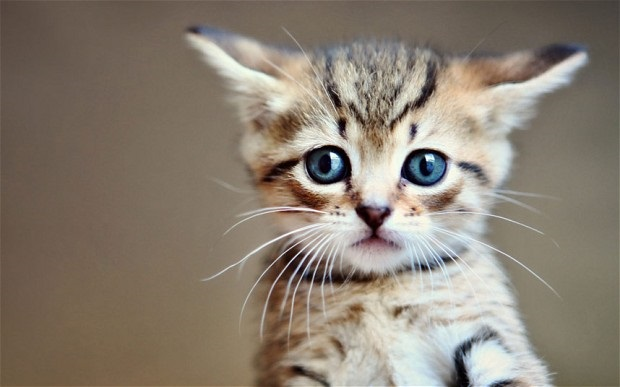
#> input picture Carrier.jpg, 620 x 387 px
$ python LowFrequencyTest.py
#> lines starting #> are read from the running program, lines starting #| are printed output that depends on the picture
import cv2
import numpy as np

amplitude = 10
omega = 255

img = cv2.imread('./Carrier.jpg')
#> img is the input picture: shape (387, 620, 3); mean B, G, R 114.2, 127.2, 137.7

sizeX = img.shape[1]
#> sizeX = 620
sizeY = img.shape[0]
#> sizeY = 387

x = np.sin([i*i for i in range(sizeX)])
x = list(np.uint8(((x*omega + 1.0)/2.0)*amplitude))
#x = list(np.uint8(((x + 1.0)/2.0)*255))

mask = np.array([[[i,i,i] for i in x] for _ in range(sizeY)])

#cv2.imshow('mask',mask)

img = cv2.add(img,mask)
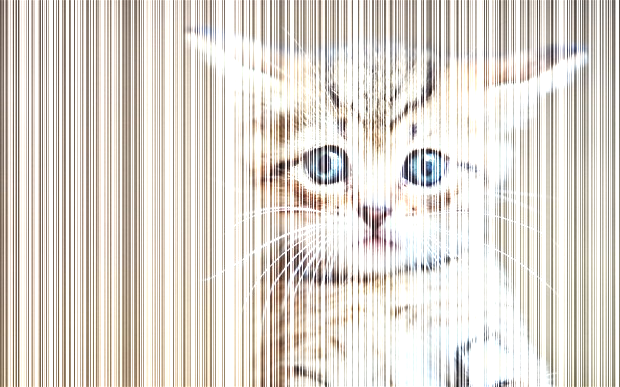
#> img: shape (387, 620, 3); mean B, G, R 209.2, 216.3, 222.1

cv2.imshow('img',img)

$ run again, with FingerPrint.png saved as Carrier.jpg
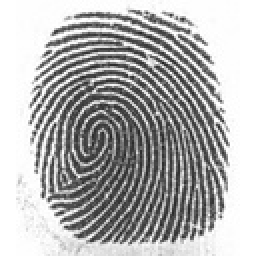
#> input picture FingerPrint.png, 128 x 128 px (shown 2 times larger)
#> img is the input picture: shape (128, 128, 3); min 29, max 255, mean 177.5
#> `img = cv2.add(img,mask)`:
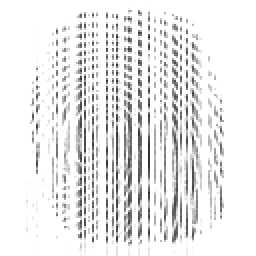
#> img: shape (128, 128, 3) (shown 2 times larger); min 40, max 255, mean 234.1
